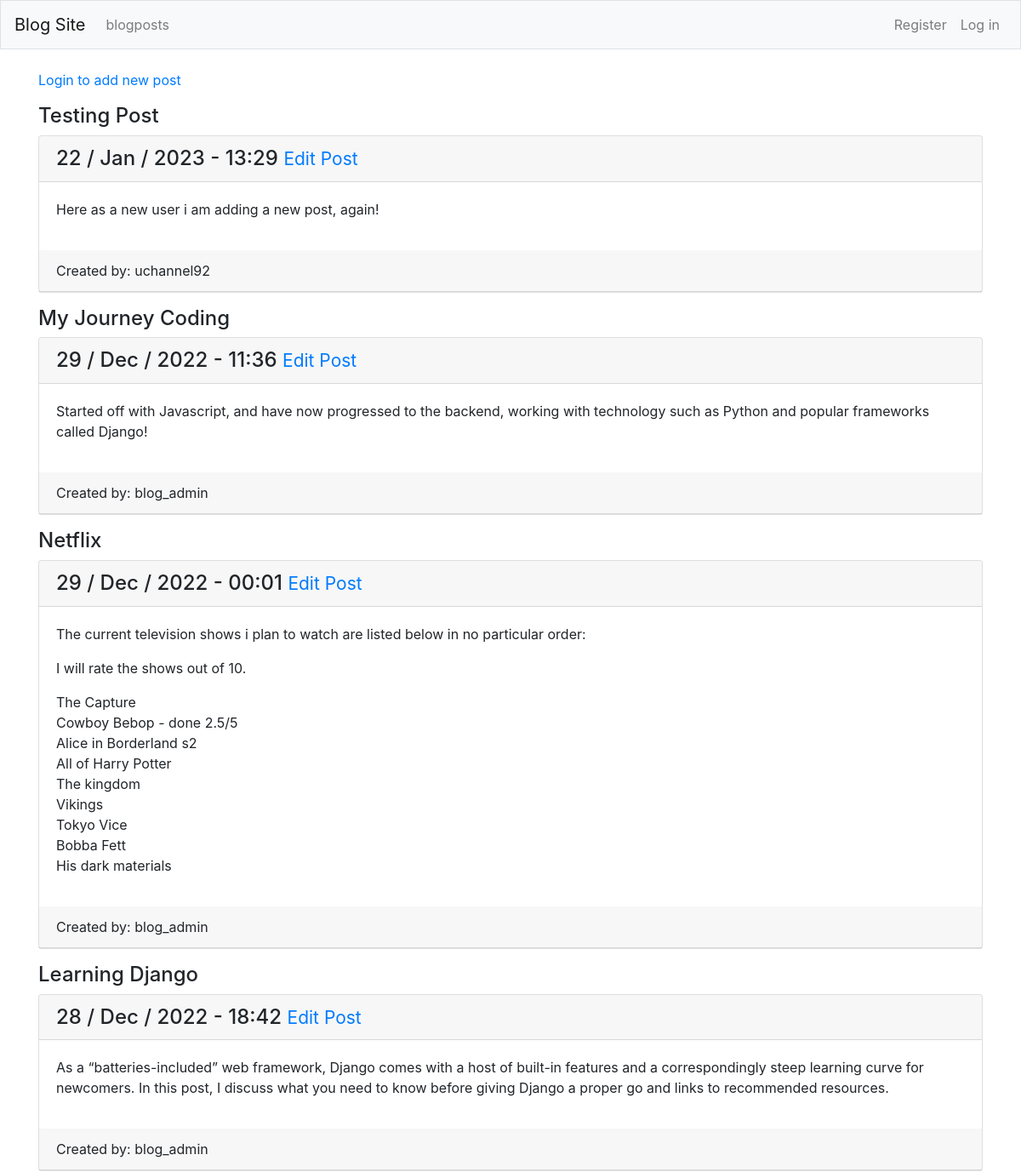
/blogposts/ (upper part), run on an earlier commit of the app's database.
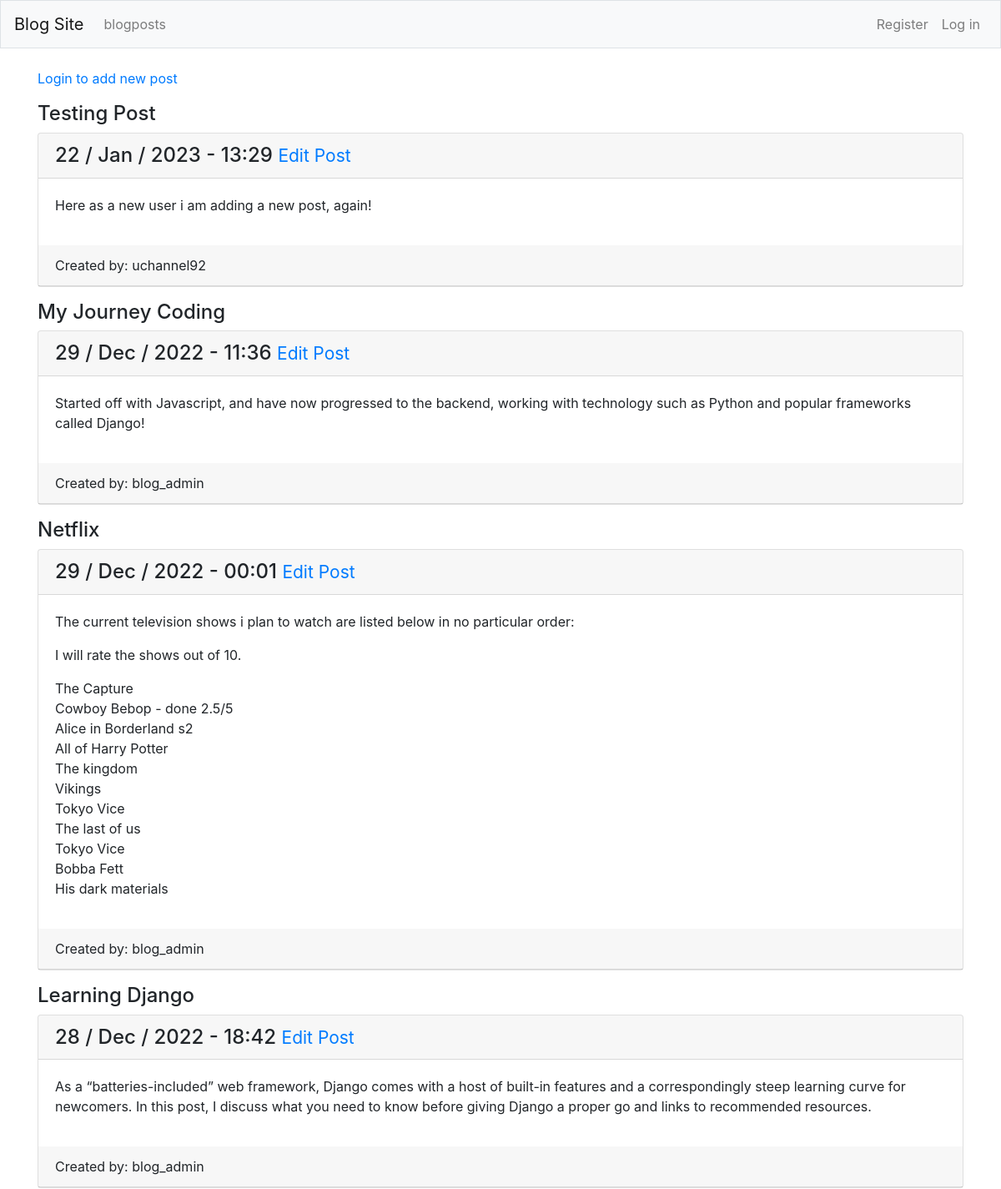
And on a later commit of the database.
### blogs/models.py (models this page shows, shortened)
class BlogPost(models.Model):
	title = models.CharField(max_length=100)
	text = models.TextField(max_length=1000)
	date_added = models.DateTimeField(auto_now_add=True)
	owner = models.ForeignKey(User, on_delete=models.CASCADE)

### blogs/views.py (the view)
# urls.py: path('blogposts/', views.blogposts, name='blogposts'),
def blogposts(request):
	blogpost = BlogPost.objects.order_by('-date_added')
	context = {'blogpost': blogpost}
	return render(request, 'blogs/blogposts.html', context)

### blogs/templates/blogs/blogposts.html (shortened to what this page needs)
{% extends "blogs/base.html" %}
{% block content %}
<div class="container">
	{% if user.is_authenticated %}
		<p>
			<a href="{% url 'blogs:new_blog' %}">Add a new post</a>
		</p>
	{% else %}
		<p>
			<a href="{% url 'users:login' %}">Login to add new post</a>
		</p>
	{% endif %}
		{% for blog in blogpost %}
		<h4>{{ blog.title }}</h4>
			<div class="card mb-3">
				<h4 class="card-header">
					{{ blog.date_added|date:'d / M / Y - H:i' }}
					<small>
						<a href="{% url 'blogs:edit_blogpost' blog.id %}">Edit Post</a>
					</small>
				</h4>
				<div class="card-body">
					{{ blog.text|linebreaks }}
				</div>
				<p class="card-header">
					Created by: {{ blog.owner }}
				</p>
			</div>
			{% empty %}
				<li><h3>No Blog posts have been added yet.</h3></li>
			{% endfor %}
</div>
{% endblock content %}

### blogs/templates/blogs/base.html (shortened to what this page needs)
{% load bootstrap4 %}
<!DOCTYPE html>
<html lang="en">
<head>
	{% bootstrap_css %}
</head>
<body>
	<nav class="navbar navbar-expand-md navbar-light bg-light mb-4 border sticky-top">
		<a class="navbar-brand" href="{% url 'blogs:index' %}">Blog Site</a>
		<div class="collapse navbar-collapse" id="navbarCollapse">
			<ul class="navbar-nav mr-auto">
				<li class="nav-item">
					<a class="nav-link" href="{% url 'blogs:blogposts' %}">blogposts</a>
				</li>
			</ul>
			<ul class="navbar-nav m1-auto">
				{% if user.is_authenticated %}
				<li class="nav-item">
					<span class="navbar-text">Hello, {{ user.username }}!</span>
				</li>
				<li class="nav-item">
					<a class="nav-link" href="{% url 'blogs:new_blog' %}">Add new Blog</a>
				</li>
				<li class="nav-item">
					<a class="nav-link" href="{% url 'users:logout' %}">Log out</a>
				</li>
				{% else %}
				<li class="nav-item">
					<a class="nav-link" href="{% url 'users:register' %}">Register</a>
				</li>
				<li class="nav-item">
					<a class="nav-link" href="{% url 'users:login' %}">Log in</a>
				</li>
				{% endif %}
			</ul>
		</div>
	</nav>
	<main>
		<div>
			{% block content %}{% endblock content %}
		</div>
	</main>
</body>
</html>

What changed in the data, as far as the page shows it:
changed BlogPost "Netflix": text "…kingdom Vikings Tokyo Vice Bobba Fett His dark…" → "…kingdom Vikings Tokyo Vice The last of us Tokyo Vice Bobba Fett His dark…"
